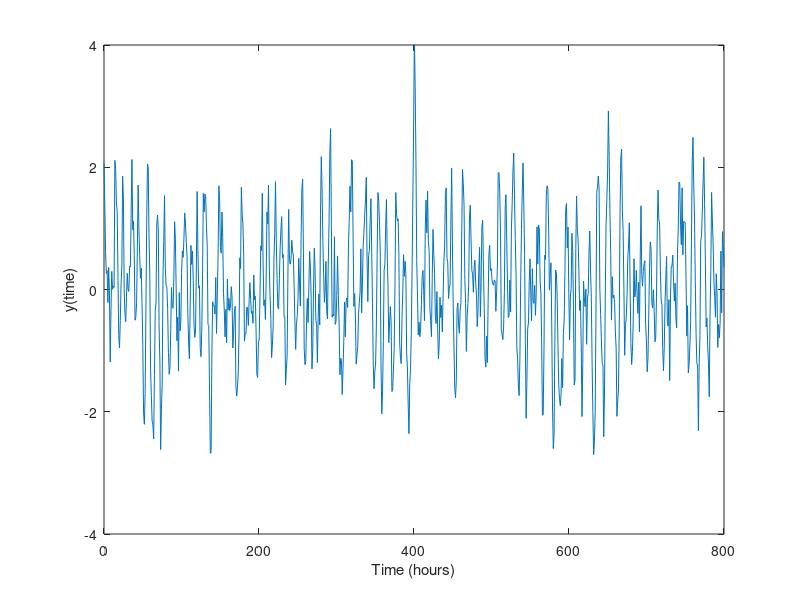

MATLAB code to generate this figure:
x = linspace(0,800,800);
%%
% define parameters for generating time series
% note all s.t.d kept at 1
par(1) = 0.15;
par(2) = 0.5;

%%
a = par(1);%0.05; %0.1
b = par(2);
Q2 = b/(2*pi()*a);
cov1 = exp(-a*x).*cos(b*x);

CovMatrix1 = zeros(length(x),length(x));

for i = 1:length(x)
    CovMatrix1(:,i) = circshift(cov1',i-1);

end
    CovMatrix1 = CovMatrix1';
    
CVM1 = triu(CovMatrix1,0)+(triu(CovMatrix1,1))';


MU = zeros(1,length(x));

SIGMA = CVM1; % change this to switch non-osc and osc
data1 = mvnrnd(MU,SIGMA);


OUosc = data1;
plot(x,data1)

%%
% load FigS1
plot(x,OUosc)
xlabel('Time (hours)')
ylabel('y(time)')
ylim([-4 4])